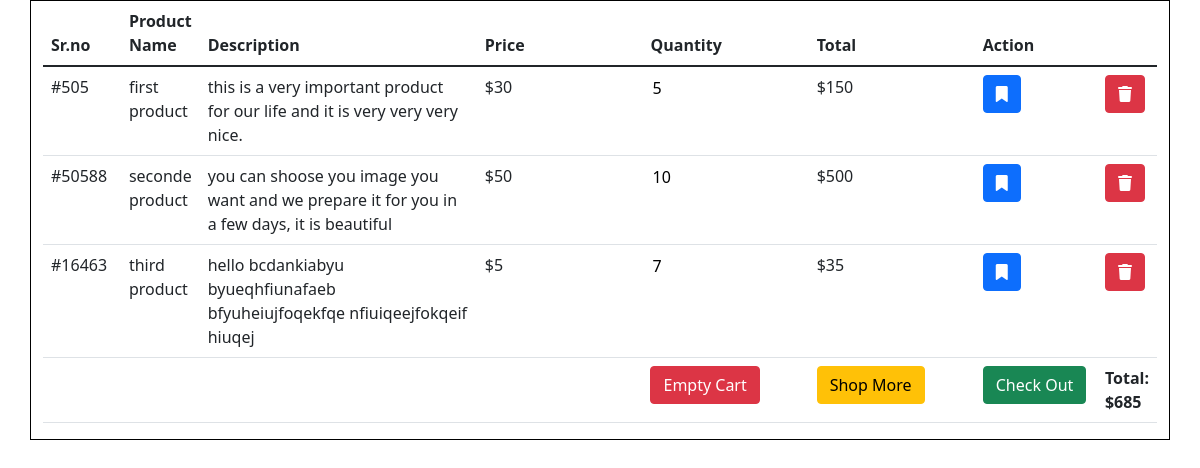
/cart.php (signed in), run on the app's committed database.
### tables this page shows
CREATE TABLE `cart` (
  `id` int(11) NOT NULL,
  `cName` varchar(100) NOT NULL,
  `pNo` varchar(100) NOT NULL,
  `pTitle` varchar(100) NOT NULL,
  `pDescription` varchar(255) NOT NULL,
  `pPrice` int(100) NOT NULL,
  `pQty` int(255) NOT NULL
);

### cart.php (the view, shortened to what this page needs)
<?php
include('connection.php');
?>
<!DOCTYPE html>
<html lang="en">
<head>
    <link href="https://cdn.jsdelivr.net/npm/bootstrap@5.1.3/dist/css/bootstrap.min.css" rel="stylesheet"
>
    <link rel="stylesheet" href="cart.css">
</head>
<body>
        <?php
        $email = $_SESSION['email'];
        $result = mysqli_query($con,"SELECT * FROM cart WHERE cName = '$email'");
        $grand_total = 0;
        ?>
    <div class="container">
        <div class="card-product">
            <table class="table table-responsive">
                <thead>
                    <tr>
                        <th>Sr.no</th>
                        <th>Product Name</th>
                        <th>Description</th>
                        <th>Price</th>
                        <th>Quantity</th>
                        <th>Total</th>
                        <th>Action</th>
                    </tr>
                </thead>
                <tbody>
                    <?php while($row = mysqli_fetch_array($result)) { ?>
                    <tr>
                        <td style="width: 7%;">#<?php echo $row['2'] ?></td>
                        <td style="width: 7%;"><?php echo $row['3'] ?></td>
                        <td style="width: 25%;"><?php echo $row['4'] ?></td>
                        <td style="width: 15%;">$<?php echo $row['5'] ?></td>
                        <td style="width: 15%;">
                        <form action="" method="post">
                            <input style="width: 30%; border:0;" type="number" name="pruduct_qty" min="1" value="<?php echo $row['6'] ?>">
                        </td>
                        <td style="width: 15%;">$<?php echo $sub_total = number_format($row['pPrice'] * $row['pQty']) ?></td>
                        <td style="width: 11%;"><button name="update_cart" class="btn btn-primary"><i class="fa fa-bookmark"></i></button></td>
                        <td><a href="cart.php?remove=<?php echo $row['2'] ?>" onclick="return confirm('remove item from cart?')" class="btn btn-danger"><i class="fas fa-trash"></i></a></td>
                    </tr>
                    <?php
                    $grand_total += $sub_total;
                       }
                     ?>
                    <tr>
                        <td colspan="4"></td>
                        <td><a href="cart.php?delete_all" onclick="return confirm('Are you sure to delete all?')" class="btn btn-danger">Empty Cart</a></td>
                        <td><a class="btn btn-warning" href="shopping.php">Shop More</a></td>
                        <td><button id="checkOut" onclick="CheckOut()" class="btn btn-success" value="Check-Out">Check Out</button></td>
                        <td><strong>Total: $<?php echo $grand_total; ?></strong></td>
                    </tr>
                </tbody>
            </table>
        </div>
    </div>
</body>
</html>

### cart.css (style rules this page uses)
.container { display: flex; min-width: none; position: relative; word-wrap: break-word; background-color: white; border: 1px solid black; border-radius: .25 rem; flex-direction: column; }

### data on the page
cart: pNo "505", pTitle "first product", pDescription "this is a very important product for our life and it is very very very nice.", pPrice "30", pruduct_qty "5", $sub_total = number_format($row['pPrice'] * $row['pQty']) "150"
cart: pNo "50588", pTitle "seconde product", pDescription "you can shoose you image you want and we prepare it for you in a few days, it is beautiful", pPrice "50", pruduct_qty "10", $sub_total = number_format($row['pPrice'] * $row['pQty']) "500"
cart: pNo "16463", pTitle "third product", pDescription "hello bcdankiabyu byueqhfiunafaeb bfyuheiujfoqekfqe nfiuiqeejfokqeif hiuqej", pPrice "5", pruduct_qty "7", $sub_total = number_format($row['pPrice'] * $row['pQty']) "35"

### other printed values
$grand_total "685"
